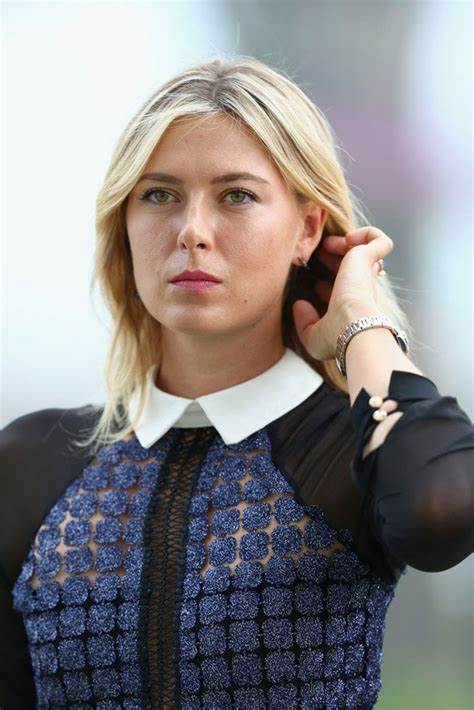
#> input picture OIP.jpg, 474 x 710 px
$ jupyter execute --allow-errors Untitled1-checkpoint.ipynb   (shell and % lines are left out)
#> lines starting #> are read from the running program, lines starting #| are printed output that depends on the picture; after the words box and inside, x2 and y2 are one past the last pixel; in counts of white or black regions, pixels touching at a corner belong together
[cell 1]
import numpy as np
import cv2
import matplotlib
from matplotlib import pyplot as plt

img = cv2.imread('OIP.jpg')
#> img is the input picture: shape (710, 474, 3); mean B, G, R 135.2, 134, 136.3
print(img.shape)
#| (710, 474, 3)
plt.imshow(img)

[cell 2]
gray = cv2.cvtColor(img, cv2.COLOR_BGR2GRAY)
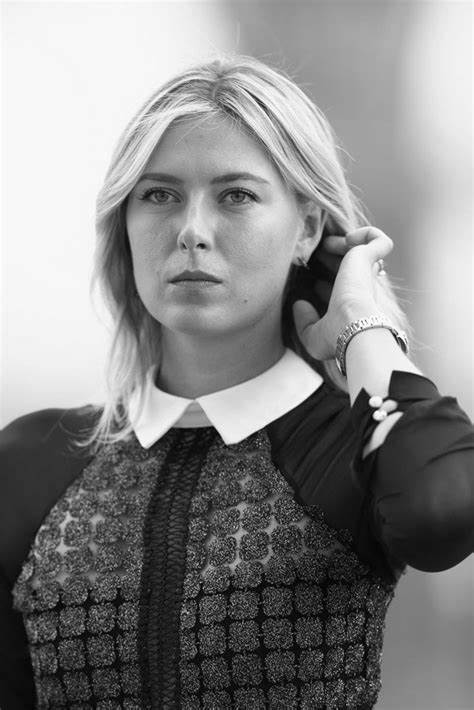
#> gray: shape (710, 474); min 0, max 255, mean 134.8
gray.shape
#> Out = (710, 474)

[cell 3]
gray

[cell 4]
plt.imshow(gray, cmap='gray')

[cell 5]
import cv2

face_cascade = cv2.CascadeClassifier('./opencv/haarcascades/haarcascade_frontalface_default.xml')
eye_cascade = cv2.CascadeClassifier('./opencv/haarcascades/haarcascade_eye.xml')

# Load an image and convert it to grayscale
img = cv2.imread('OIP.jpg')
gray = cv2.cvtColor(img, cv2.COLOR_BGR2GRAY)

# Detect faces
faces = face_cascade.detectMultiScale(gray, scaleFactor=1.3, minNeighbors=5)
#> faces = [[89, 114, 218, 218]]
print(faces)
#| [[ 89 114 218 218]]
faces
#> Out = [[89, 114, 218, 218]]

[cell 6]
(x,y,w,h) = faces[0]
#> x = 89; y = 114; w = 218; h = 218
x,y,w,h
#> Out = (89, 114, 218, 218)

[cell 7]
face_OIP =cv2.rectangle(img,(x,y),(x+w,y+h),(255,0,0),2)
plt.imshow(face_OIP)

[cell 8]
cv2.destroyAllWindows()
for (x,y,w, h) in faces:
        face_OIP = cv2.rectangle (img, (x,y),(x+w, y+h), (255,0,0), 2)
        roi_gray = gray[y:y+h, x:x+w]
        roi_color=  face_OIP[y:y+h, x:x+w]
        eyes = eye_cascade.detectMultiScale(roi_gray)
        for (ex, ey, ew, eh) in eyes:
                cv2.rectangle(roi_color, (ex, ey), (ex+ew, ey+eh), (0, 255,0), 2)
#> this loop made 1 pass
#> (x, y, w, h, eyes) on pass 1: (89, 114, 218, 218, [[48, 59, 46, 46], [83, 121, 22, 22], [118, 58, 50, 50]])
#> pass 1, `roi_gray = gray[y:y+h, x:x+w]`:
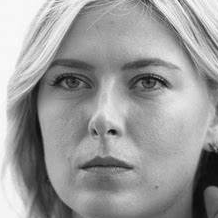
#> roi_gray: shape (218, 218); min 8, max 254, mean 154.8
#> pass 1, `roi_color=  face_OIP[y:y+h, x:x+w]`:
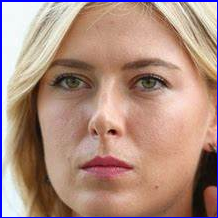
#> roi_color: shape (218, 218, 3); mean B, G, R 129, 142, 175.1
#> after the loop:
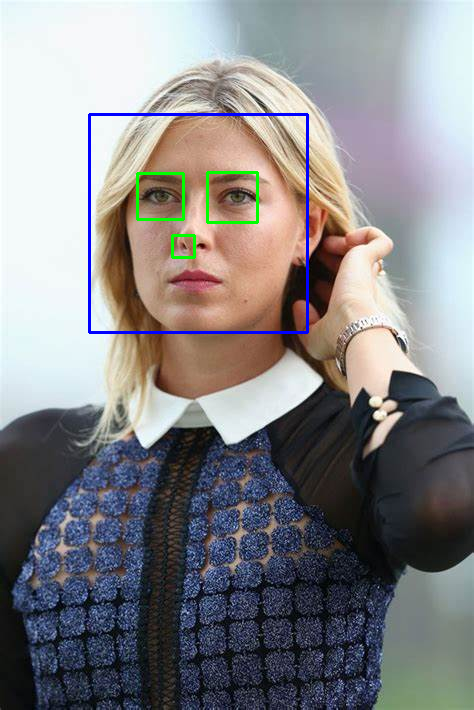
#> img: shape (710, 474, 3); mean B, G, R 135.5, 133.2, 134.1
#> after the loop:
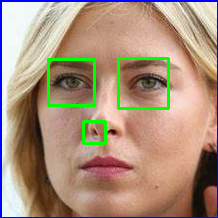
#> roi_color: shape (218, 218, 3); 2.95% of pixels changed, all inside (x1, y1, x2, y2) = (47, 57, 170, 145)


plt.figure()
plt.imshow (face_OIP, cmap='gray')
plt.show()
